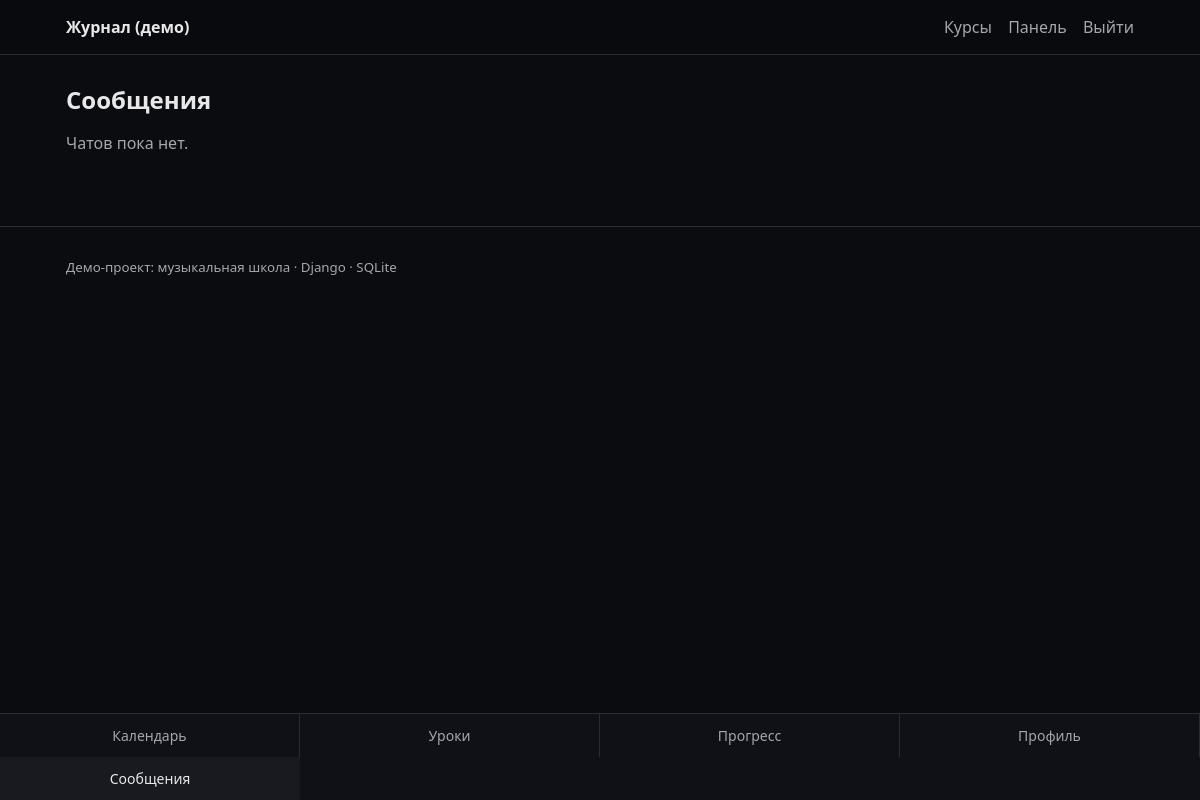
Before: /messages/ (signed in) with the older database file.
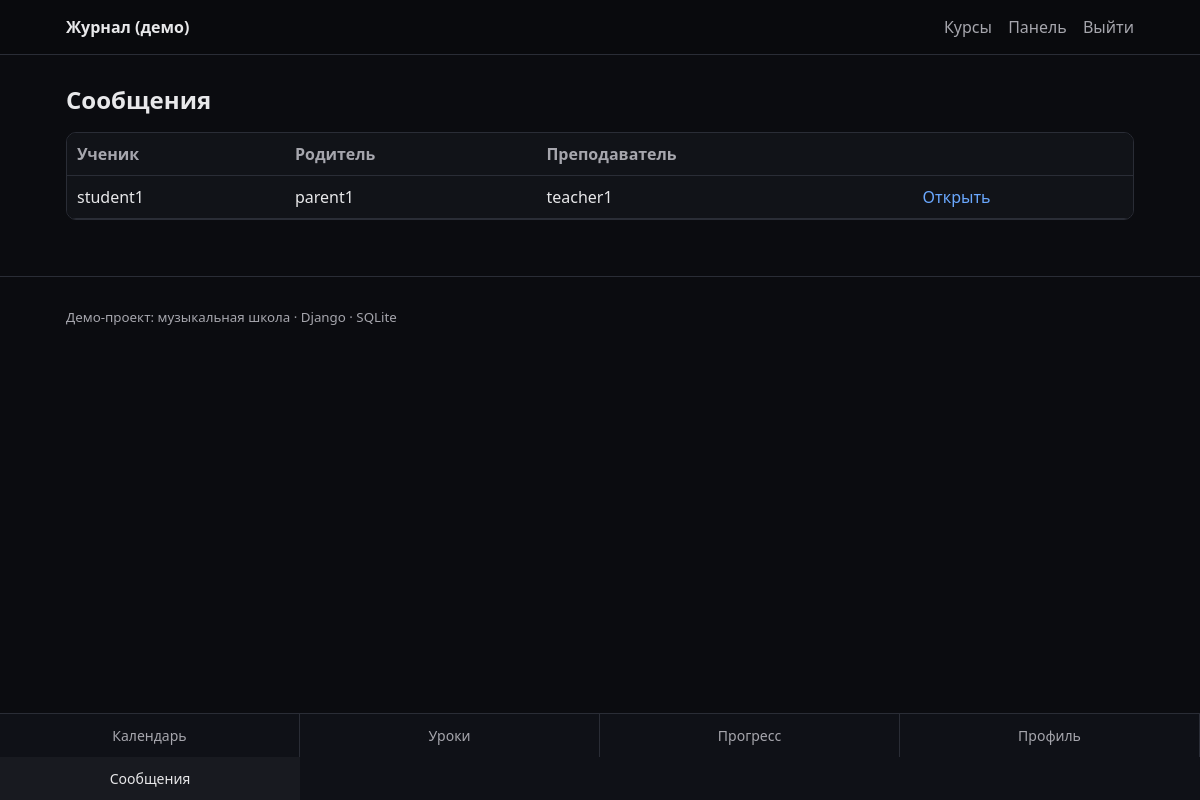
After: the same page with the newer database file.
### apps/messaging/models.py (models this page shows, shortened)
class Thread(models.Model):
    teacher = models.ForeignKey(settings.AUTH_USER_MODEL, on_delete=models.CASCADE, related_name="threads_as_teacher")
    parent = models.ForeignKey(settings.AUTH_USER_MODEL, on_delete=models.CASCADE, related_name="threads_as_parent")
    student = models.ForeignKey(settings.AUTH_USER_MODEL, on_delete=models.CASCADE, related_name="threads_as_student")
    created_at = models.DateTimeField(auto_now_add=True)
    class Meta:
        unique_together = ("teacher", "parent", "student")
        ordering = ("-created_at",)

### apps/messaging/views.py (the view)
# urls.py: path("messages/", inbox, name="messages_inbox"),
@login_required
def inbox(request):
    role = request.user.profile.role
    if role == Profile.Role.ADMIN:
        threads = Thread.objects.all().select_related("teacher", "parent", "student")
    elif role == Profile.Role.TEACHER:
        threads = Thread.objects.filter(teacher=request.user).select_related("teacher", "parent", "student")
    elif role == Profile.Role.PARENT:
        threads = Thread.objects.filter(parent=request.user).select_related("teacher", "parent", "student")
    elif role == Profile.Role.STUDENT:
        threads = Thread.objects.filter(student=request.user).select_related("teacher", "parent", "student")
    else:
        threads = Thread.objects.none()
    return render(request, "messaging/inbox.html", {"threads": threads})

### templates/messaging/inbox.html (shortened to what this page needs)
{% extends "base.html" %}
{% block content %}
  <h1>Сообщения</h1>
  {% if not threads %}
    <p class="muted">Чатов пока нет.</p>
  {% else %}
    <div class="table-wrap">
      <table class="table">
        <thead>
          <tr>
            <th>Ученик</th>
            <th>Родитель</th>
            <th>Преподаватель</th>
            <th></th>
          </tr>
        </thead>
        <tbody>
          {% for t in threads %}
            <tr>
              <td>{{ t.student.username }}</td>
              <td>{{ t.parent.username }}</td>
              <td>{{ t.teacher.username }}</td>
              <td><a href="/messages/{{ t.id }}/">Открыть</a></td>
            </tr>
          {% endfor %}
        </tbody>
      </table>
    </div>
  {% endif %}
{% endblock %}

Changed rows visible on the page:
added Thread: student.username "student1", parent.username "parent1", teacher.username "teacher1"
Other visible differences:
text no longer shown: "Чатов пока нет."
text now shown: "Ученик Родитель Преподаватель"
